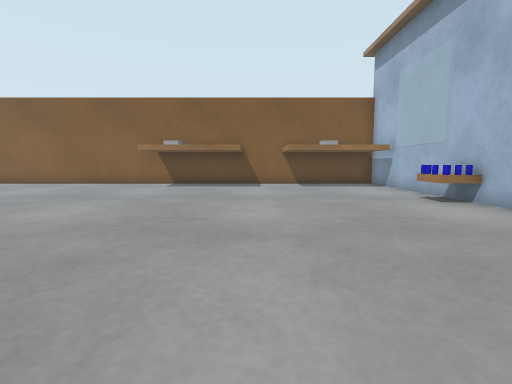
[1] (above)

16 first-person views from a walk through a Gazebo world. The camera is 0.5 m above the floor, tilts 6° down and sees 85° across. The floor is counted in squares, 0.5 m on a side. Each view is taken from the middle of a square. On the plan, view 1 faces up. The plan holds only what a view shows up to about 11 squares ahead; the rest is blank.

[2]
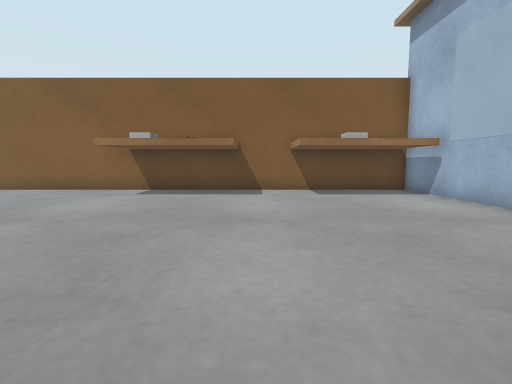

[3]
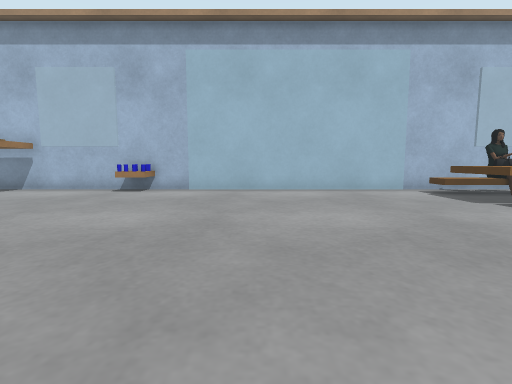

[4]
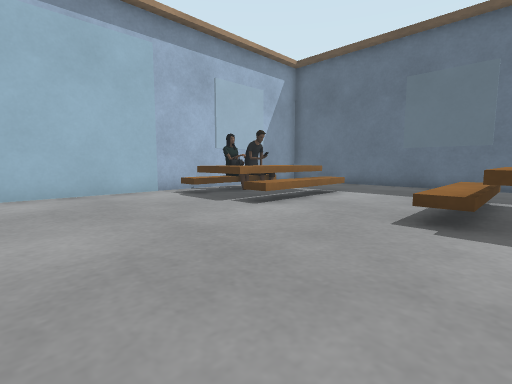

[5]
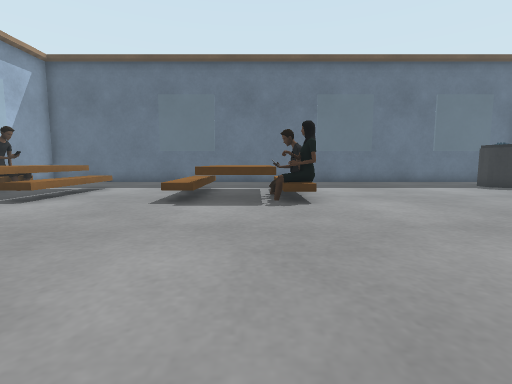

[6]
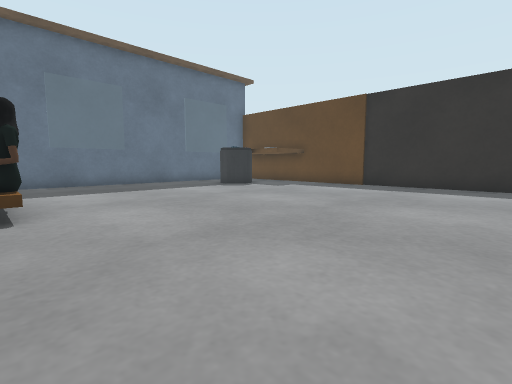

[7]
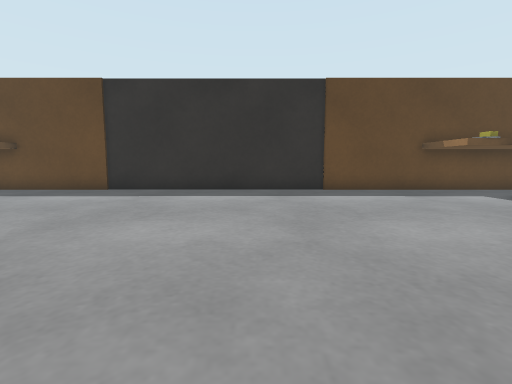

[8]
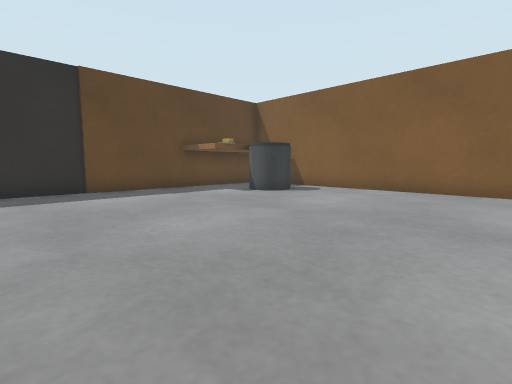

[9]
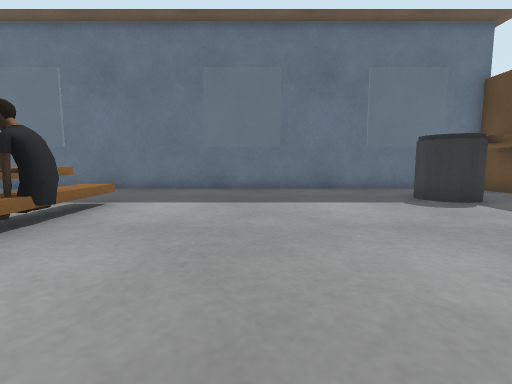

[10]
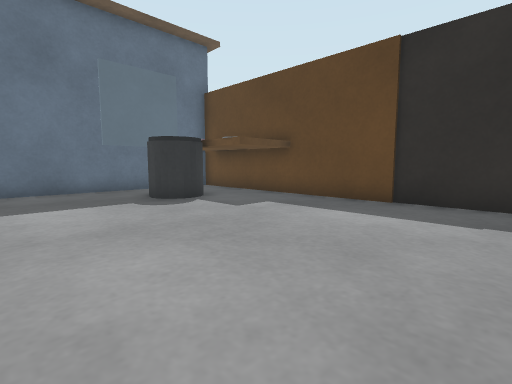

[11]
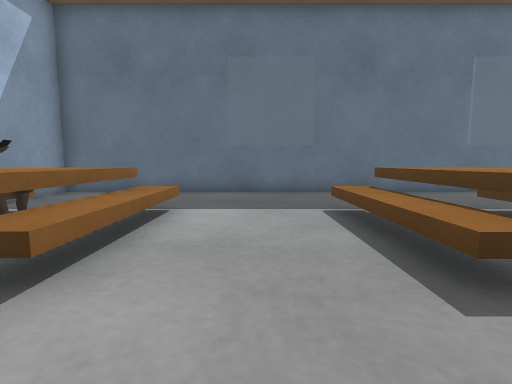

[12]
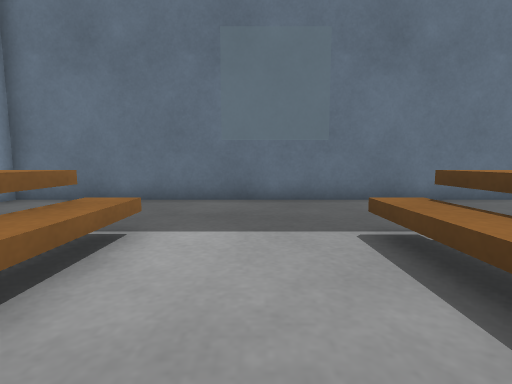

[13]
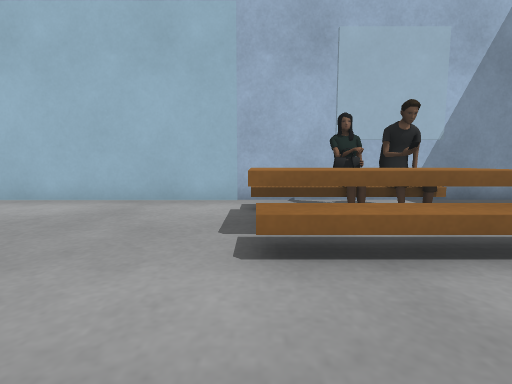

[14]
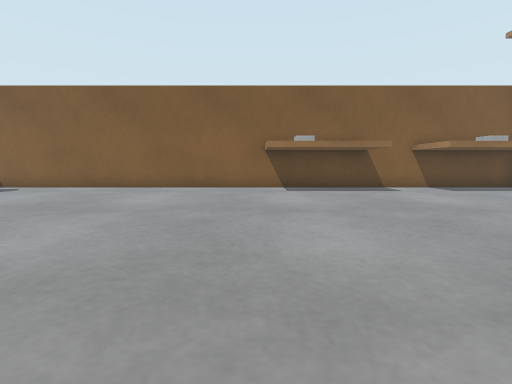

[15]
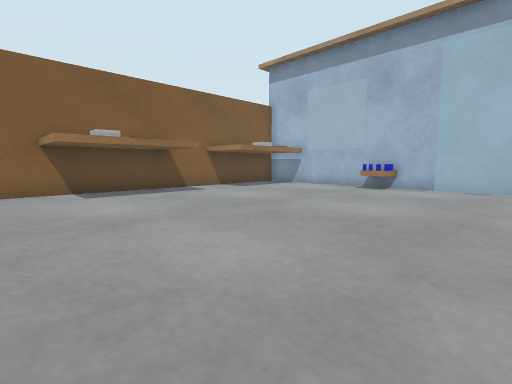

[16]
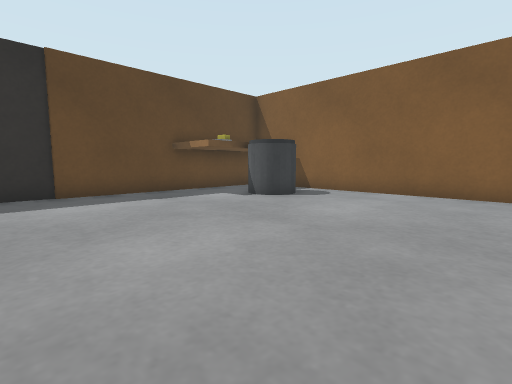

### Floor plan
Key: @ floor where view 1 was taken; # wall or solid block; . floor; = window, fence, low wall or low ledge; B brown box; F fence; W bowl; E bench; P person; G gate; O other object.
Columns run from 19 left of view 1 to 6 right of it. Each row starts with its distance up from view 1.
 14     FFFFFFFFFFF    F
 13     ...........BBBB.BBBBB#
 12  B  O..........W  B.BB   #
 11  BBBO..........WWBB.BBOB #
 10  BOO.....................
  9  BBB.....................
  8 F.......................O#
  7 F.......................##
  6 F........................#
  5 G........................O
  4 G........................O
  3 G........................O
  2 G........................O
  1 G........................O
  0 G..................@.....O
 -1 G........................O
 -2 G........................O
 -3 F............P##E...E##E.#
 -4 F............P##E...E##E.#
 -5 F............P##E...E##P.#
 -6  B  .........E##E...E##P.
 -7  B  O........E==E...E==P.
 -8  B BO................. ..#
 -9  B  .................  ..#
-10     .................. ..#
-11  ##  ####  ######  #######

Positions as (right, up) in squares from view 1, and headings:
1: (0, 0), facing up
2: (0, 3), facing up
3: (-5, 3), facing right
4: (-4, 2), facing down-right
5: (-5, 4), facing down
6: (-6, 3), facing down-left
7: (-8, 3), facing left
8: (-8, 3), facing up-left
9: (-10, 0), facing down
10: (-11, 0), facing down-left
11: (-1, -1), facing down
12: (-1, -3), facing down
13: (-2, -3), facing right
14: (-5, 2), facing up
15: (-6, 3), facing up-right
16: (-9, 4), facing up-left
